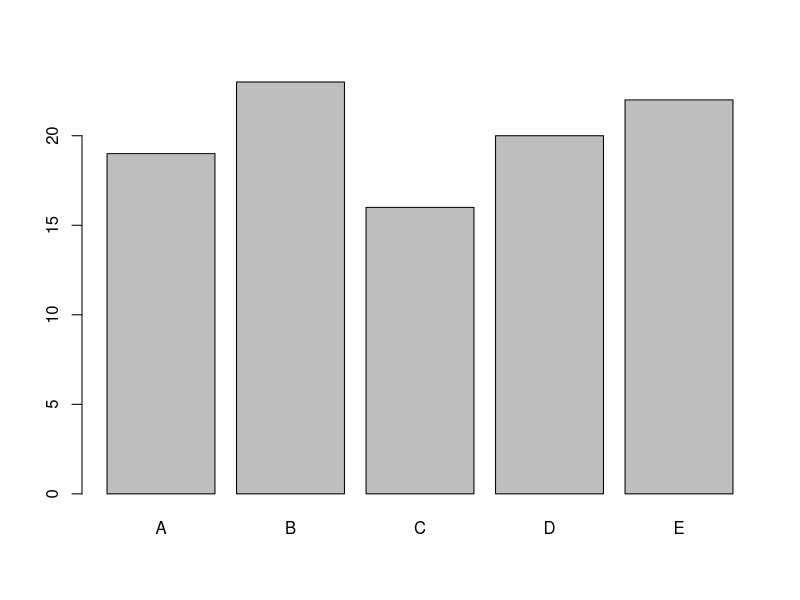
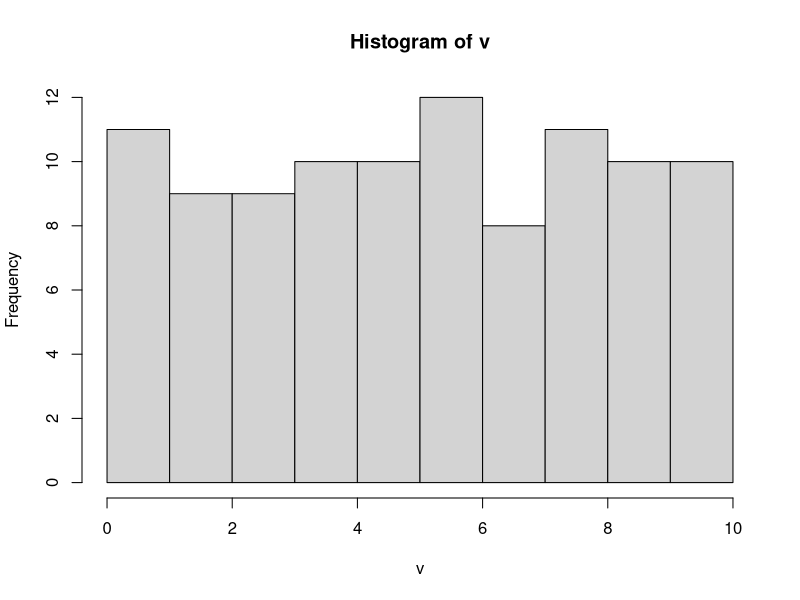

The R source for these figures, in order:
## ---- chunk 1
#| message: false
library(tidyverse)
## ---- chunk 2
set.seed(14)
## ---- chunk 3
greeting <- function(time) {
  time <- hm(time) 
  time_limit <- hm("11:59")
  if (time < time_limit) {
    message("Bom dia !")
  } 
}
## ---- chunk 4
greeting("8:13")
## ---- chunk 5
greeting("14:25")
## ---- chunk 6
greeting <- function(time) {
  time <- hm(time) 
  time_limit <- hm("11:59")
  if (time < time_limit) {
    message("Bom dia !")
  } else {
    message("Boa tarde !")
  }
}
## ---- chunk 7
greeting("8:13")
## ---- chunk 8
greeting("14:25")
## ---- chunk 9
greeting <- function(time) {
  time <- hm(time) 
  time_limit1 <- hm("11:59")
  time_limit2 <- hm("17:59")
  if (time < time_limit1) {
    message("Bom dia !")
  } else if (time < time_limit2) {
    message("Boa tarde !")
  } else {
    message("Boa noite !")
  }
}
## ---- chunk 10
greeting("8:13")
## ---- chunk 11
greeting("14:25")
## ---- chunk 12
greeting("20:17")
## ---- chunk 13
greeting_wrong <- function(time) {
  time <- hm(time) 
  time_limit1 <- hm("11:59")
  time_limit2 <- hm("17:59")
  if (time < time_limit2) {
    message("Boa tarde !")
  } else if (time < time_limit1) {
    message("Bom dia !")
  } else {
    message("Boa noite !")
  }
}
## ---- chunk 14
greeting_wrong("8:13")
## ---- chunk 15
greeting <- function(time) {
  if (hm(time)  < hm("11:59")) {
    message("Bom dia !")
  } else if (hm(time)  < hm("17:59")) {
    message("Boa tarde !")
  } else {
    message("Boa noite !")
  }
}
## ---- chunk 16
mean_diam <- function(circ, na_act = TRUE, digits = NULL) {
    diam <- circ / (pi * 100) # Calculate diameters in m
    mean_diam <- mean(diam, na.rm = na_act) # Calculate the mean 
  # Round the diameter only if a value is provided for digits
    if(!(is.null(digits))) {
      mean_diam <- round(mean_diam, digits = digits)
    }
    return(mean_diam) # Return the mean diameter
}
## ---- chunk 17
new_circ <- runif(n = 35, min = 30, max = 250)
mean_diam(new_circ)
## ---- chunk 18
mean_diam(new_circ, digits = 3)
## ---- chunk 19
graph_var <- function(v) { # v: a vector
    if (is.character(v)) {
        barplot(table(v))
    } else if (is.numeric(v)) {
        hist(v)
    } else {
        message("The type of v is not supported by the function")
    }
}
## ---- chunk 20
v_char <- sample(LETTERS[1:5], 100, 
                 replace = TRUE)
graph_var(v_char)
## ---- chunk 21
v_num <- runif(100, min=0, max=10)
graph_var(v_num)
## ---- chunk 22
vec_logical <- sample(c(TRUE, FALSE), 100, replace = TRUE)
graph_var(vec_logical)
## ---- chunk 23
check_input <- function(x, valid_val) {
  if(length(x) != 1 || !(x %in% valid_val)) {
    cat(x, "is an invalid input.")
  } else {
    cat(x, "is a valid input.")
  }
}
## ---- chunk 24
check_input(x = 2, valid_val = 1:10)
## ---- chunk 25
check_input(x = 25, valid_val = 1:10)
## ---- chunk 26
check_input(x = c(2,3), valid_val = 1:10)
## ---- chunk 27
tricky_decision <- function(cool_people, good_music) { # booleans
  if(cool_people && good_music) {
    message("Go!") 
  } else if (cool_people || good_music) {
    message("Maybe...")
  } else {
    message("No way!")
  }
}
## ---- chunk 28
tricky_decision(cool_people = TRUE, good_music = TRUE)
## ---- chunk 29
tricky_decision(cool_people = TRUE, good_music = FALSE)
## ---- chunk 30
tricky_decision(cool_people = FALSE, good_music = TRUE)
## ---- chunk 31
tricky_decision(cool_people = FALSE, good_music = FALSE)
## ---- chunk 32
x <- 5
if (x >= 10) {
    message(">=10")
} else {
    message("<10")
}
## ---- chunk 33
x <- 5:15
ifelse(x >= 10, ">=10", "<10")
## ---- chunk 34
vec_char <- c("A", "B")
try(mean_diam(vec_char))
## ---- chunk 35
mean_diam <- function(circ, na_act = TRUE, digits = NULL) {
    if(!(is.numeric(circ))) {
      warning("circ is not numeric, the result is NA")
      return(NA) # if circ is not numeric, the execution stops here
    }
  
    diam <- circ / (pi * 100) # Calculate diameters in m
    mean_diam <- mean(diam, na.rm = na_act) # Calculate the mean 
    if(!(is.null(digits))) { # Round the diameter only if a value is provided for digits
      mean_diam <- round(mean_diam, digits = digits)
    }
    return(mean_diam) # Return the mean diameter
}
## ---- chunk 36
mean_diam(vec_char)
## ---- chunk 37
mean_diam <- function(circ, na_act = TRUE, digits = NULL) {
    if(!(is.numeric(circ))) {
      stop("circ must be numeric")
      }
  
    diam <- circ / (pi * 100) # Calculate diameters in m
    mean_diam <- mean(diam, na.rm = na_act) # Calculate the mean 
    if(!(is.null(digits))) { # Round the diameter only if a value is provided for digits
      mean_diam <- round(mean_diam, digits = digits)
    }
    return(mean_diam) # Return the mean diameter
}
## ---- chunk 38
try(mean_diam(vec_char))
